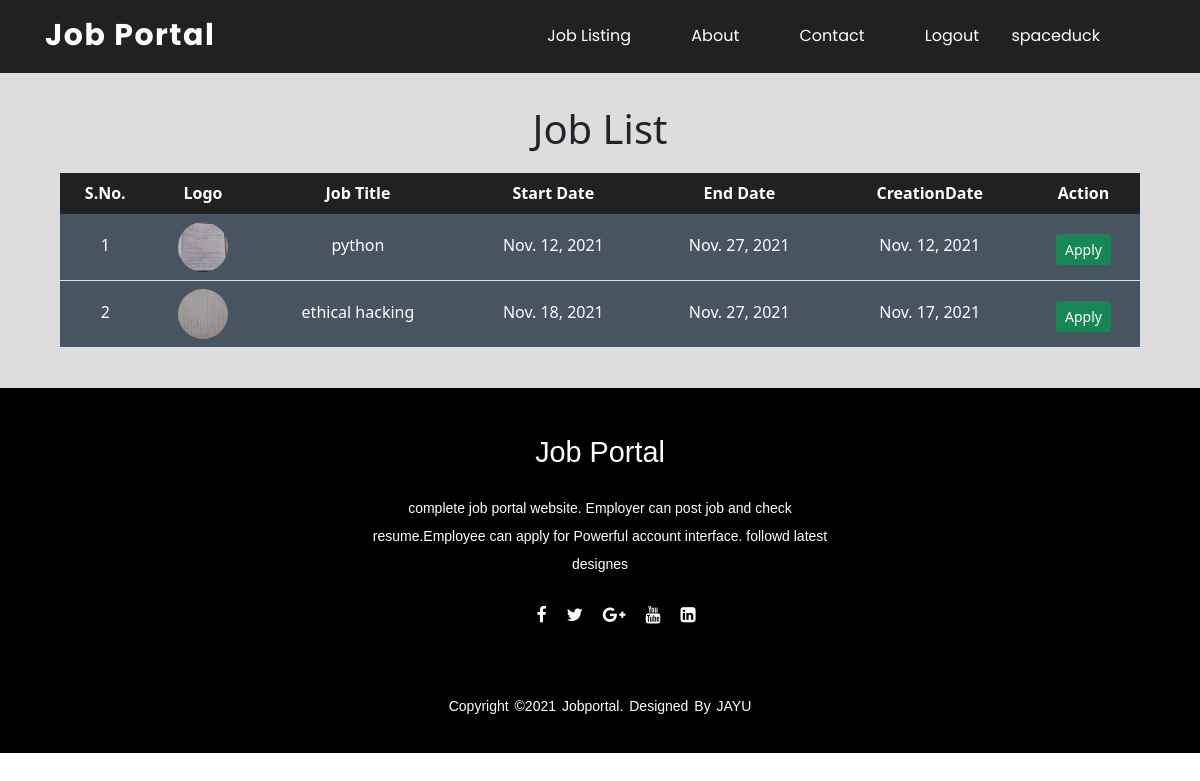
Before: /alljobs/ (signed in) with the older database file.
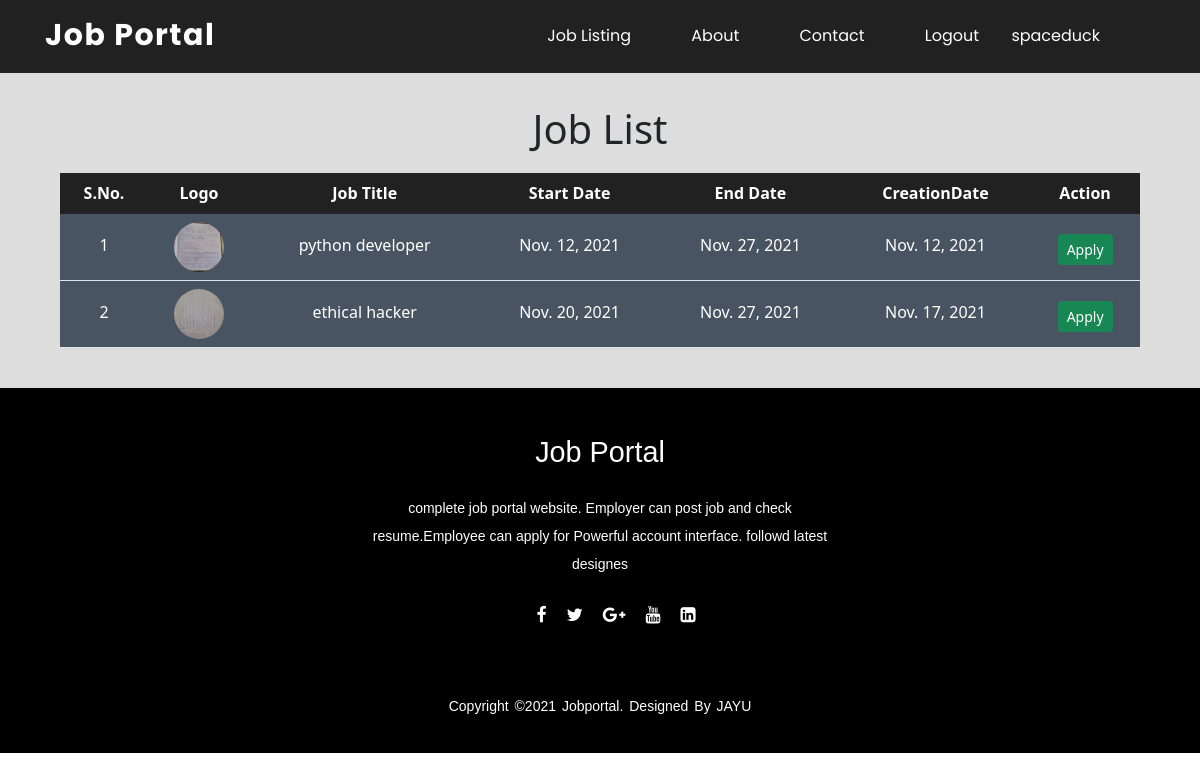
After: the same page with the newer database file.
### job/models.py (models this page shows, shortened)
class jobs(models.Model):
    recruiter1 = models.ForeignKey(recruiter,on_delete=models.CASCADE)
    start_date=models.DateField()
    end_date=models.DateField()
    title=models.CharField(max_length=20)
    salary=models.FloatField(max_length=20)
    description=models.CharField(max_length=100)
    image=models.FileField()
    experience=models.CharField(max_length=100)
    location=models.CharField(max_length=20)
    skills=models.CharField(max_length=100)
    creation_date=models.DateField()

### job/views.py (the view)
# urls.py: path('alljobs/',views.alljobs,name='alljobs'),
def alljobs(request):
    user=request.user
    jobseeker=job_seeker.objects.get(user=user)
    data=Apply.objects.filter(student=jobseeker)
    job=jobs.objects.all().order_by('start_date')
    li=[]
    for i in data:
        li.append(i.job.id)
    d={'job':job,'li':li}
    return render(request,'job/alljobs.html',d)

### templates/job/alljobs.html (shortened to what this page needs)
{% extends 'job/user_navigation.html' %}
{% load static %}
{% block content %}
<div class="bg1">
<div class="hedinglist">
<br>
<br>
<h2 style="text-align:center;font-size:40px;margin-top:-16px;">Job List </h2>
</div>
<div class="listing">
<table class="table table-hover" id="example" >
<thead>
<tr style="text-align:center;">
    <th>S.No.</th>
    <th>Logo</th>
    <th>Job Title</th>
    <th>Start Date</th>
    <th>End Date</th>
    <th>CreationDate</th>
    <th>Action</th>
</tr>
</thead>
    <tbody>
        {% for i in job %}
            <tr style="background-color:#485461;text-align:center;">
                <td style="text-align:center;padding-top:20px;">{{forloop.counter}}</td>
                <td><a href="{% url 'home' %}"><img src="{{i.image.url}}" height="50px" width="50px" style="border-radius:50%;"> </td>
                <td style="text-align:center;padding-top:20px;">{{i.title}}</td>
                <td style="text-align:center;padding-top:20px;">{{i.start_date}}</td>
                <td style="text-align:center;padding-top:20px;">{{i.end_date}}</td>
                <td style="text-align:center;padding-top:20px;">{{i.creation_date}}</td>
                {% if i.id in li %}
                <td>Applied</td>
                {% else %}
                <td style="text-align:center;padding-top:20px;"><a href="{% url 'job_detail' i.id %}" class="btn btn-success btn-sm">Apply</a></td>
                {%endif%}
            </tr>
        {%endfor%}
    </tbody>
</table>
<br>
</div>
</div>
{%endblock content %}

Changed rows visible on the page:
changed jobs: title "python" → "python developer"
changed jobs: title "ethical hacking" → "ethical hacker"; start_date "Nov. 18, 2021" → "Nov. 20, 2021"
